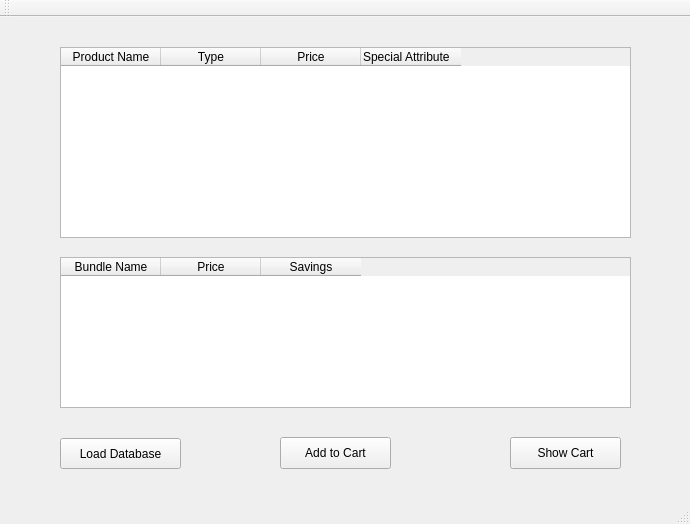
<?xml version="1.0" encoding="UTF-8"?>
<ui version="4.0">
 <class>MainWindow</class>
 <widget class="QMainWindow" name="MainWindow">
  <property name="geometry">
   <rect>
    <x>0</x>
    <y>0</y>
    <width>690</width>
    <height>524</height>
   </rect>
  </property>
  <property name="windowTitle">
   <string>MainWindow</string>
  </property>
  <widget class="QWidget" name="centralWidget">
   <widget class="QTableWidget" name="tableWidget_P">
    <property name="geometry">
     <rect>
      <x>60</x>
      <y>30</y>
      <width>571</width>
      <height>191</height>
     </rect>
    </property>
    <column>
     <property name="text">
      <string>Product Name</string>
     </property>
    </column>
    <column>
     <property name="text">
      <string>Type</string>
     </property>
    </column>
    <column>
     <property name="text">
      <string>Price</string>
     </property>
    </column>
    <column>
     <property name="text">
      <string>Special Attribute</string>
     </property>
     <property name="textAlignment">
      <set>AlignLeading|AlignVCenter</set>
     </property>
    </column>
   </widget>
   <widget class="QTableWidget" name="tableWidget_B">
    <property name="geometry">
     <rect>
      <x>60</x>
      <y>240</y>
      <width>571</width>
      <height>151</height>
     </rect>
    </property>
    <column>
     <property name="text">
      <string>Bundle Name</string>
     </property>
    </column>
    <column>
     <property name="text">
      <string>Price</string>
     </property>
    </column>
    <column>
     <property name="text">
      <string>Savings</string>
     </property>
    </column>
   </widget>
   <widget class="myloadbutton" name="load_button">
    <property name="geometry">
     <rect>
      <x>60</x>
      <y>421</y>
      <width>121</width>
      <height>31</height>
     </rect>
    </property>
    <property name="text">
     <string>Load Database</string>
    </property>
   </widget>
   <widget class="MyAddButton" name="addbutton">
    <property name="geometry">
     <rect>
      <x>280</x>
      <y>420</y>
      <width>111</width>
      <height>32</height>
     </rect>
    </property>
    <property name="text">
     <string>Add to Cart</string>
    </property>
   </widget>
   <widget class="MyShButton" name="shbutton">
    <property name="geometry">
     <rect>
      <x>510</x>
      <y>420</y>
      <width>111</width>
      <height>32</height>
     </rect>
    </property>
    <property name="text">
     <string>Show Cart</string>
    </property>
   </widget>
  </widget>
  <widget class="QMenuBar" name="menuBar">
   <property name="geometry">
    <rect>
     <x>0</x>
     <y>0</y>
     <width>690</width>
     <height>22</height>
    </rect>
   </property>
  </widget>
  <widget class="QToolBar" name="mainToolBar">
   <attribute name="toolBarArea">
    <enum>TopToolBarArea</enum>
   </attribute>
   <attribute name="toolBarBreak">
    <bool>false</bool>
   </attribute>
  </widget>
  <widget class="QStatusBar" name="statusBar"/>
 </widget>
 <layoutdefault spacing="6" margin="11"/>
 <customwidgets>
  <customwidget>
   <class>myloadbutton</class>
   <extends>QPushButton</extends>
   <header>myloadbutton.h</header>
  </customwidget>
  <customwidget>
   <class>MyShButton</class>
   <extends>QPushButton</extends>
   <header>myshbutton.h</header>
  </customwidget>
  <customwidget>
   <class>MyAddButton</class>
   <extends>QPushButton</extends>
   <header>myaddbutton.h</header>
  </customwidget>
 </customwidgets>
 <resources/>
 <connections/>
</ui>
